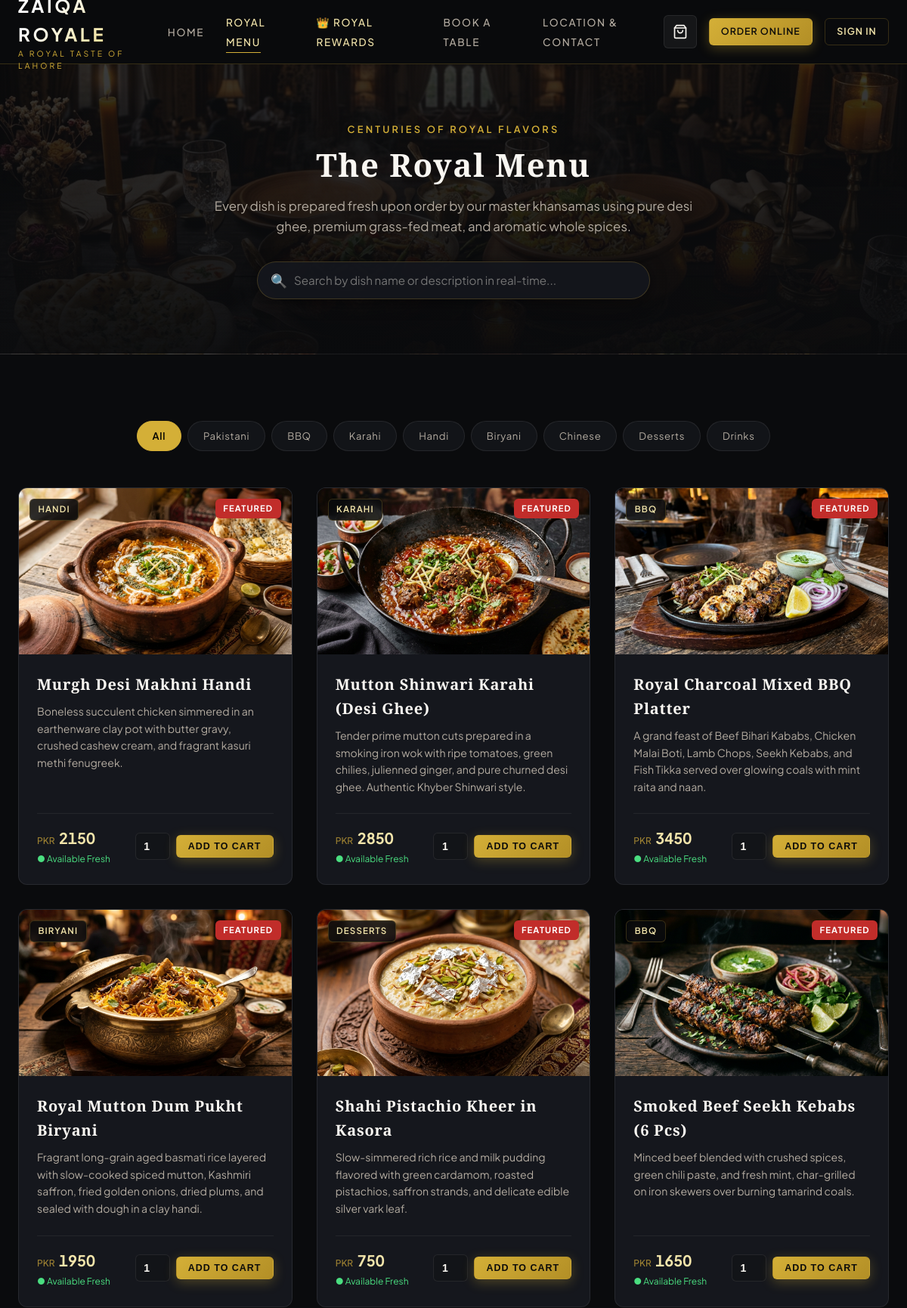
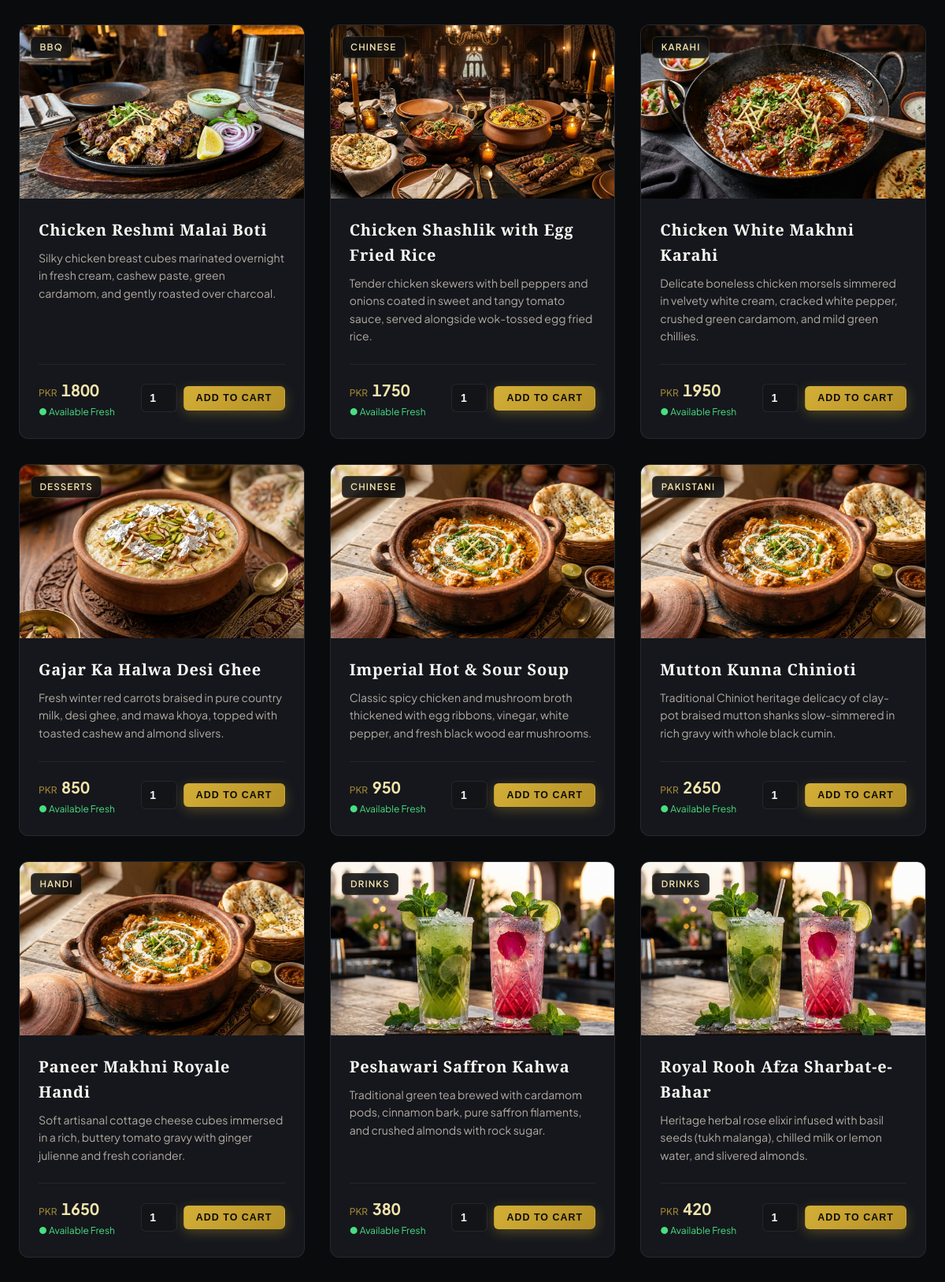
The page /menu (upper part) on the database its author committed (2 pictures, top to bottom).
### models/product.py (models this page shows, shortened)
class Product(db.Model):
    __tablename__ = 'products'
    id = db.Column(db.Integer, primary_key=True)
    name = db.Column(db.String(180), nullable=False)
    category = db.Column(db.String(80), nullable=False, index=True)
    description = db.Column(db.Text, nullable=True)
    price = db.Column(db.Float, nullable=False)
    image = db.Column(db.String(255), nullable=False, default='karahi.jpg')
    stock_status = db.Column(db.String(50), default='In Stock', nullable=False)
    availability = db.Column(db.Boolean, default=True, nullable=False)
    featured = db.Column(db.Boolean, default=False, nullable=False, index=True)
    created_at = db.Column(db.DateTime, default=datetime.utcnow, nullable=False)

### app.py (the view)
@app.route('/menu')
def menu():
    category_filter = request.args.get('category', '').strip()
    search_query = request.args.get('q', '').strip()
    query = Product.query
    if category_filter and category_filter != 'All':
        query = query.filter_by(category=category_filter)
    if search_query:
        query = query.filter(
            (Product.name.ilike(f'%{search_query}%')) |
            (Product.description.ilike(f'%{search_query}%'))
        )
    products = query.order_by(Product.featured.desc(), Product.name.asc()).all()
    categories = ['All', 'Pakistani', 'BBQ', 'Karahi', 'Handi', 'Biryani', 'Chinese', 'Desserts', 'Drinks']
    return render_template('menu.html',
                           products=products,
                           categories=categories,
                           active_category=category_filter or 'All',
                           search_query=search_query)

### templates/menu.html (shortened to what this page needs)
{% extends "base.html" %}
{% block content %}
<section style="background: linear-gradient(180deg, rgba(10, 11, 13, 0.8) 0%, rgba(10, 11, 13, 0.98) 100%), url('{{ url_for('static', filename='images/hero.jpg') }}') center/cover; padding: 4.5rem 0 3rem; text-align: center; border-bottom: 1px solid var(--border-subtle);">
  <div class="container">
    <span class="section-tag">Centuries of Royal Flavors</span>
    <h1 class="section-title">The Royal Menu</h1>
    <p class="section-subtitle" style="margin-bottom: 2rem;">
      Every dish is prepared fresh upon order by our master khansamas using pure desi ghee, premium grass-fed meat, and aromatic whole spices.
    </p>
    <div style="max-width: 520px; margin: 0 auto 1.5rem; position: relative;">
      <div style="position: relative; display: flex; align-items: center;">
        <span style="position: absolute; left: 18px; color: var(--gold-primary); font-size: 1.1rem; pointer-events: none;">🔍</span>
        <input type="text"
               id="menu-live-search"
               name="q"
               value="{{ search_query }}"
               placeholder="Search by dish name or description in real-time..."
               class="form-input"
               autocomplete="off"
               style="border-radius: 50px; padding-left: 48px; padding-right: 44px; height: 50px; font-size: 0.95rem; background: rgba(21, 23, 29, 0.95); border: 1px solid var(--gold-border); box-shadow: 0 4px 20px rgba(0,0,0,0.5);">
      </div>
    </div>
  </div>
</section>
<section class="section">
  <div class="container">
    <div class="filter-bar">
      {% for cat in categories %}
        <a href="{{ url_for('menu', category=cat, q=search_query) }}"
           class="filter-btn {% if active_category == cat %}active{% endif %}">
          {{ cat }}
        </a>
      {% endfor %}
    </div>
    {% if products %}
      <div class="dish-grid">
        {% for product in products %}
          <article class="dish-card" id="dish-card-{{ product.id }}">
            <div class="dish-image-wrap">
              <img src="{{ url_for('static', filename='images/' + product.image) }}"
                   alt="{{ product.name }}"
                   class="dish-image"
                   loading="lazy">
              <span class="dish-category-badge">{{ product.category }}</span>
              {% if product.featured %}
                <span class="dish-featured-badge">Featured</span>
              {% endif %}
            </div>
            <div class="dish-body">
              <h3 class="dish-title">{{ product.name }}</h3>
              <p class="dish-desc">{{ product.description }}</p>
              <div class="dish-footer">
                <div>
                  <div class="dish-price">
                    <small>{{ currency }}</small> {{ product.price|int }}
                  </div>
                  <div style="font-size: 0.75rem; margin-top: 2px;">
                    {% if product.availability and product.stock_status == 'In Stock' %}
                      <span style="color: #4ade80;">● Available Fresh</span>
                    {% else %}
                      <span style="color: #f87171;">● Currently Sold Out</span>
                    {% endif %}
                  </div>
                </div>
                <div style="display: flex; align-items: center; gap: 8px;">
                  {% if product.availability and product.stock_status == 'In Stock' %}
                    <div style="display: inline-flex; align-items: center; border: 1px solid var(--border-subtle); border-radius: var(--radius-sm); height: 36px; background: var(--bg-surface);">
                      <input type="number"
                             id="qty-{{ product.id }}"
                             value="1"
                             min="1"
                             max="20"
                             style="width: 44px; text-align: center; background: transparent; border: none; color: var(--text-cream); font-weight: 600; font-size: 0.88rem;"
                             aria-label="Quantity for {{ product.name }}">
                    </div>
                    <button class="btn btn-primary btn-sm btn-add-cart"
                            data-product-id="{{ product.id }}"
                            aria-label="Add {{ product.name }} to cart">
                      Add to Cart
                    </button>
                  {% else %}
                    <button class="btn btn-outline btn-sm" disabled style="opacity: 0.5; cursor: not-allowed;">
                      Unavailable
                    </button>
                  {% endif %}
                </div>
              </div>
            </div>
          </article>
        {% endfor %}
      </div>
    {% endif %}
  </div>
</section>
{% endblock %}

### rows shown on the page
Product: image (picture), category "HANDI", featured "FEATURED", name "Murgh Desi Makhni Handi", description "Boneless succulent chicken simmered in an earthenware clay pot with butter gravy, crushed cashew cream, and fragrant kasuri methi fenugreek.", currency "PKR", price "2150", availability "● Available Fresh", id "1"
Product: image (picture), category "KARAHI", featured "FEATURED", name "Mutton Shinwari Karahi (Desi Ghee)", description "Tender prime mutton cuts prepared in a smoking iron wok with ripe tomatoes, green chilies, julienned ginger, and pure churned desi ghee. Authentic Khyber Shinwari style.", currency "PKR", price "2850", availability "● Available Fresh", id "1"
Product: image (picture), category "BBQ", featured "FEATURED", name "Royal Charcoal Mixed BBQ Platter", description "A grand feast of Beef Bihari Kababs, Chicken Malai Boti, Lamb Chops, Seekh Kebabs, and Fish Tikka served over glowing coals with mint raita and naan.", currency "PKR", price "3450", availability "● Available Fresh", id "1"
Product: image (picture), category "BIRYANI", featured "FEATURED", name "Royal Mutton Dum Pukht Biryani", description "Fragrant long-grain aged basmati rice layered with slow-cooked spiced mutton, Kashmiri saffron, fried golden onions, dried plums, and sealed with dough in a clay handi.", currency "PKR", price "1950", availability "● Available Fresh", id "1"
Product: image (picture), category "DESSERTS", featured "FEATURED", name "Shahi Pistachio Kheer in Kasora", description "Slow-simmered rich rice and milk pudding flavored with green cardamom, roasted pistachios, saffron strands, and delicate edible silver vark leaf.", currency "PKR", price "750", availability "● Available Fresh", id "1"
Product: image (picture), category "BBQ", featured "FEATURED", name "Smoked Beef Seekh Kebabs (6 Pcs)", description "Minced beef blended with crushed spices, green chili paste, and fresh mint, char-grilled on iron skewers over burning tamarind coals.", currency "PKR", price "1650", availability "● Available Fresh", id "1"
Product: image (picture), category "BBQ", name "Chicken Reshmi Malai Boti", description "Silky chicken breast cubes marinated overnight in fresh cream, cashew paste, green cardamom, and gently roasted over charcoal.", currency "PKR", price "1800", availability "● Available Fresh", id "1"
Product: image (picture), category "CHINESE", name "Chicken Shashlik with Egg Fried Rice", description "Tender chicken skewers with bell peppers and onions coated in sweet and tangy tomato sauce, served alongside wok-tossed egg fried rice.", currency "PKR", price "1750", availability "● Available Fresh", id "1"
Product: image (picture), category "KARAHI", name "Chicken White Makhni Karahi", description "Delicate boneless chicken morsels simmered in velvety white cream, cracked white pepper, crushed green cardamom, and mild green chillies.", currency "PKR", price "1950", availability "● Available Fresh", id "1"
Product: image (picture), category "DESSERTS", name "Gajar Ka Halwa Desi Ghee", description "Fresh winter red carrots braised in pure country milk, desi ghee, and mawa khoya, topped with toasted cashew and almond slivers.", currency "PKR", price "850", availability "● Available Fresh", id "1"
Product: image (picture), category "CHINESE", name "Imperial Hot & Sour Soup", description "Classic spicy chicken and mushroom broth thickened with egg ribbons, vinegar, white pepper, and fresh black wood ear mushrooms.", currency "PKR", price "950", availability "● Available Fresh", id "1"
Product: image (picture), category "PAKISTANI", name "Mutton Kunna Chinioti", description "Traditional Chiniot heritage delicacy of clay-pot braised mutton shanks slow-simmered in rich gravy with whole black cumin.", currency "PKR", price "2650", availability "● Available Fresh", id "1"
Product: image (picture), category "HANDI", name "Paneer Makhni Royale Handi", description "Soft artisanal cottage cheese cubes immersed in a rich, buttery tomato gravy with ginger julienne and fresh coriander.", currency "PKR", price "1650", availability "● Available Fresh", id "1"
Product: image (picture), category "DRINKS", name "Peshawari Saffron Kahwa", description "Traditional green tea brewed with cardamom pods, cinnamon bark, pure saffron filaments, and crushed almonds with rock sugar.", currency "PKR", price "380", availability "● Available Fresh", id "1"
Product: image (picture), category "DRINKS", name "Royal Rooh Afza Sharbat-e-Bahar", description "Heritage herbal rose elixir infused with basil seeds (tukh malanga), chilled milk or lemon water, and slivered almonds.", currency "PKR", price "420", availability "● Available Fresh", id "1"

### other values the page prints
{{ cat }} "All" "Pakistani" "BBQ" "Karahi" "Handi" "Biryani" "Chinese" "Desserts" "Drinks"
